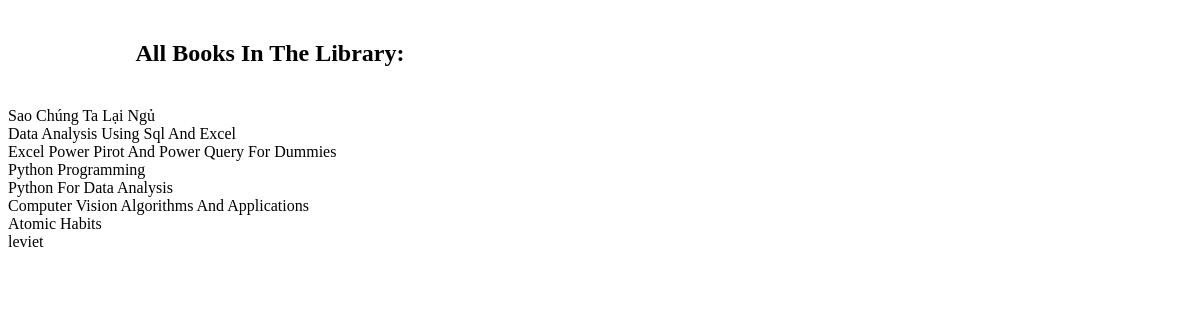
The app's page /PHP/users/ok.php, older data.
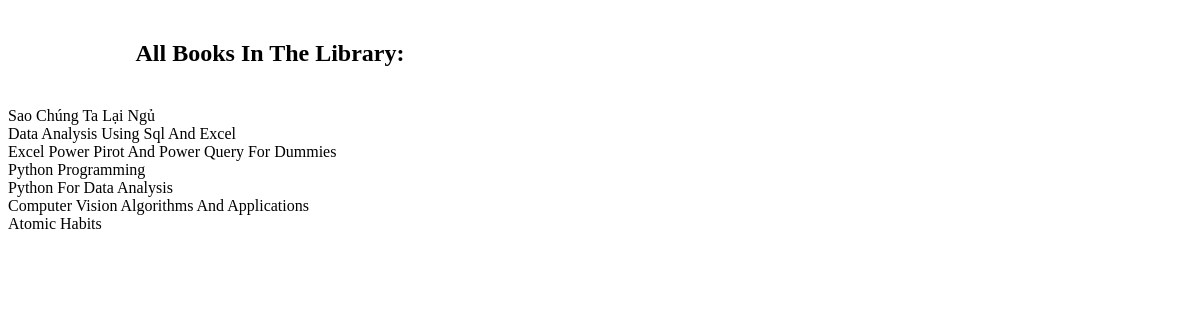
The same page, newer data.
### tables this page shows
CREATE TABLE `book` (
  `Book_id` varchar(50) NOT NULL,
  `Book_name` varchar(500) DEFAULT NULL,
  `File_pdf` varchar(255) NOT NULL,
  `Genre_id` varchar(50) DEFAULT NULL
);

### PHP/libs/helper.php (called while the page is built, shortened)
<?php
class Database
{
    private static $dsn = 'mysql:host=localhost;dbname=quan_ly_thu_vien';
    private static $username = "root";
    private static $password = "";
    private static $con = null;
    public static function db_connect()
    {
        try {
            if (is_null(self::$con)) {
                self::$con = new PDO(self::$dsn, self::$username, self::$password);
                self::$con->setAttribute(PDO::ATTR_ERRMODE, PDO::ERRMODE_WARNING);
            }
        } catch (PDOException $e) {
            $error_message = $e->getMessage();
            include_once '../errors/database_error.php';
        }
    }
    public static function db_disconnect()
    {
        if (!is_null(self::$con)) {
            self::$con = null;
        }
    }
    public static function db_execute($sql = '')
    {
        if (!is_null(self::$con)) {
            $result = self::$con->prepare($sql);
            $result->execute();
            if ($result->rowCount() > 0) {
                return true;
            }
        }
        return false;
    }
    public static function db_get_list($sql = '')
    {
        if (!is_null(self::$con)) {
            $result = self::$con->prepare($sql);
            $result->execute();
            if ($result->rowCount() > 0) {
                $rows = $result->fetchAll();
                return $rows;
            }
        }
        return false;
    }
}

### PHP/users/ok.php (the view, shortened to what this page needs)
<!DOCTYPE html>
<html lang="en">
<head>
    <link rel="stylesheet" href="../../CSS/read_book.css">
</head>
<body>
    <div class="full_search">
        <div class="search">
            <?php
            include('../libs/helper.php');
            $sql_select_bookname = "SELECT Book_name FROM book ";
            echo "<h2>All Books In The Library:</h2>";
            if (Database::db_execute($sql_select_bookname)) {
                $bookname = Database::db_get_list($sql_select_bookname);
                foreach ($bookname as $name) {
                    echo '<a href="?bookname=' . $name["Book_name"] . '">' . $name["Book_name"] . '</a><br>';
                }
            }
            ?>
        </div>
        <div class="display">
        </div>
    </div>
</body>
</html>

Row changes from the older to the newer data that the page shows:
removed book: Book_name "leviet"
